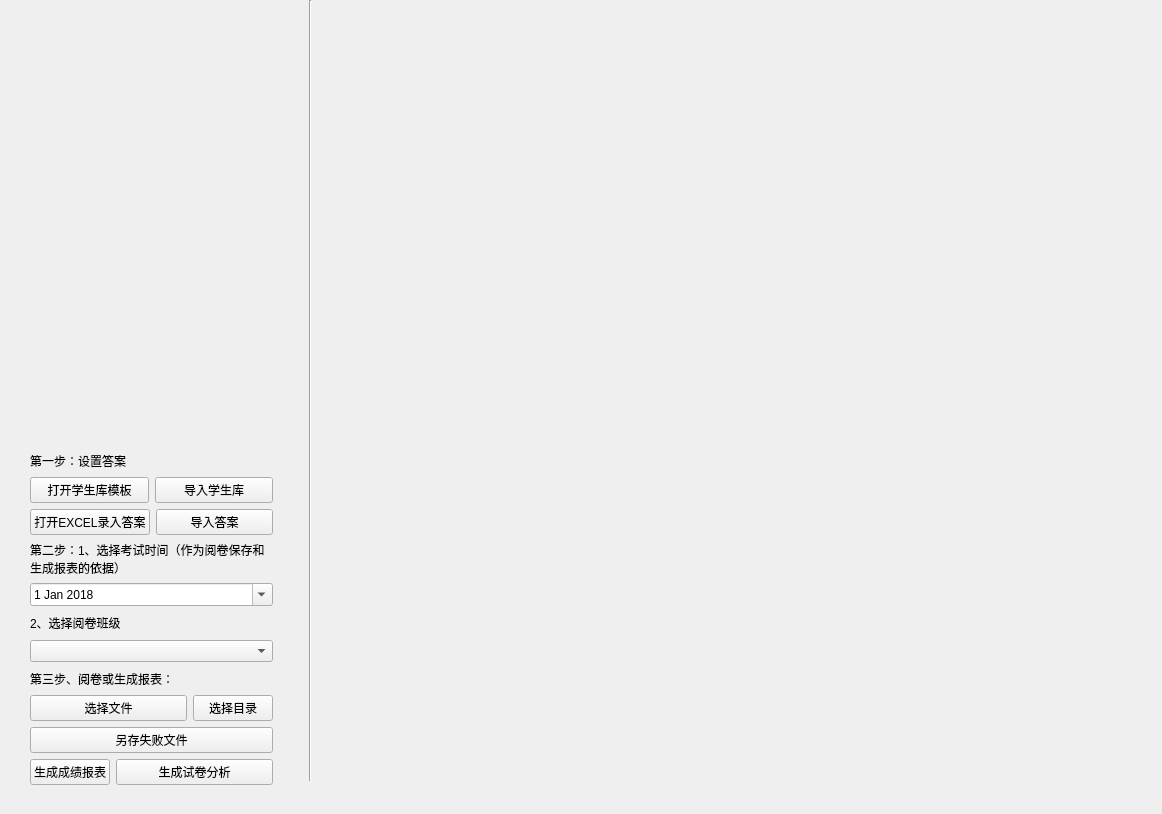
<?xml version="1.0" encoding="UTF-8"?>
<ui version="4.0">
 <class>MainWindow</class>
 <widget class="QMainWindow" name="MainWindow">
  <property name="geometry">
   <rect>
    <x>0</x>
    <y>0</y>
    <width>1162</width>
    <height>814</height>
   </rect>
  </property>
  <property name="windowTitle">
   <string>图片阅卷</string>
  </property>
  <widget class="QWidget" name="centralWidget">
   <widget class="QLabel" name="label_4">
    <property name="geometry">
     <rect>
      <x>460</x>
      <y>560</y>
      <width>291</width>
      <height>17</height>
     </rect>
    </property>
    <property name="text">
     <string/>
    </property>
   </widget>
   <widget class="QWidget" name="layoutWidget">
    <property name="geometry">
     <rect>
      <x>30</x>
      <y>450</y>
      <width>243</width>
      <height>335</height>
     </rect>
    </property>
    <layout class="QGridLayout" name="gridLayout">
     <item row="0" column="0" colspan="3">
      <widget class="QLabel" name="label_3">
       <property name="text">
        <string>第一步：设置答案</string>
       </property>
      </widget>
     </item>
     <item row="1" column="0" colspan="3">
      <layout class="QHBoxLayout" name="horizontalLayout">
       <item>
        <widget class="QPushButton" name="pushButton_8">
         <property name="text">
          <string>打开学生库模板</string>
         </property>
        </widget>
       </item>
       <item>
        <widget class="QPushButton" name="pushButton">
         <property name="text">
          <string>导入学生库</string>
         </property>
        </widget>
       </item>
      </layout>
     </item>
     <item row="2" column="0" colspan="3">
      <layout class="QHBoxLayout" name="horizontalLayout_2">
       <item>
        <widget class="QPushButton" name="pushButton_1">
         <property name="text">
          <string>打开EXCEL录入答案</string>
         </property>
        </widget>
       </item>
       <item>
        <widget class="QPushButton" name="pushButton_2">
         <property name="text">
          <string>导入答案</string>
         </property>
        </widget>
       </item>
      </layout>
     </item>
     <item row="3" column="0" colspan="3">
      <widget class="QLabel" name="label">
       <property name="layoutDirection">
        <enum>Qt::LeftToRight</enum>
       </property>
       <property name="autoFillBackground">
        <bool>false</bool>
       </property>
       <property name="lineWidth">
        <number>3</number>
       </property>
       <property name="text">
        <string>第二步：1、选择考试时间（作为阅卷保存和生成报表的依据）</string>
       </property>
       <property name="textFormat">
        <enum>Qt::PlainText</enum>
       </property>
       <property name="scaledContents">
        <bool>false</bool>
       </property>
       <property name="wordWrap">
        <bool>true</bool>
       </property>
      </widget>
     </item>
     <item row="4" column="0" colspan="3">
      <widget class="QDateEdit" name="dateEdit">
       <property name="showGroupSeparator" stdset="0">
        <bool>false</bool>
       </property>
       <property name="dateTime">
        <datetime>
         <hour>0</hour>
         <minute>0</minute>
         <second>0</second>
         <year>2018</year>
         <month>1</month>
         <day>1</day>
        </datetime>
       </property>
       <property name="calendarPopup">
        <bool>true</bool>
       </property>
      </widget>
     </item>
     <item row="5" column="0" colspan="3">
      <widget class="QLabel" name="label_5">
       <property name="layoutDirection">
        <enum>Qt::LeftToRight</enum>
       </property>
       <property name="autoFillBackground">
        <bool>false</bool>
       </property>
       <property name="lineWidth">
        <number>3</number>
       </property>
       <property name="text">
        <string>2、选择阅卷班级</string>
       </property>
       <property name="textFormat">
        <enum>Qt::PlainText</enum>
       </property>
       <property name="scaledContents">
        <bool>false</bool>
       </property>
       <property name="wordWrap">
        <bool>true</bool>
       </property>
      </widget>
     </item>
     <item row="6" column="0" colspan="3">
      <widget class="QComboBox" name="comboBox_2"/>
     </item>
     <item row="7" column="0" colspan="3">
      <widget class="QLabel" name="label_6">
       <property name="layoutDirection">
        <enum>Qt::LeftToRight</enum>
       </property>
       <property name="autoFillBackground">
        <bool>false</bool>
       </property>
       <property name="lineWidth">
        <number>3</number>
       </property>
       <property name="text">
        <string>第三步、阅卷或生成报表：</string>
       </property>
       <property name="textFormat">
        <enum>Qt::PlainText</enum>
       </property>
       <property name="scaledContents">
        <bool>false</bool>
       </property>
       <property name="wordWrap">
        <bool>true</bool>
       </property>
      </widget>
     </item>
     <item row="8" column="0" colspan="2">
      <widget class="QPushButton" name="pushButton_3">
       <property name="text">
        <string>选择文件</string>
       </property>
      </widget>
     </item>
     <item row="8" column="2">
      <widget class="QPushButton" name="pushButton_4">
       <property name="text">
        <string>选择目录</string>
       </property>
      </widget>
     </item>
     <item row="9" column="0" colspan="3">
      <widget class="QPushButton" name="pushButton_7">
       <property name="text">
        <string>另存失败文件</string>
       </property>
      </widget>
     </item>
     <item row="10" column="0">
      <widget class="QPushButton" name="pushButton_5">
       <property name="text">
        <string>生成成绩报表</string>
       </property>
      </widget>
     </item>
     <item row="10" column="1" colspan="2">
      <widget class="QPushButton" name="pushButton_6">
       <property name="text">
        <string>生成试卷分析</string>
       </property>
      </widget>
     </item>
    </layout>
   </widget>
   <widget class="Line" name="line">
    <property name="geometry">
     <rect>
      <x>300</x>
      <y>0</y>
      <width>20</width>
      <height>781</height>
     </rect>
    </property>
    <property name="sizePolicy">
     <sizepolicy hsizetype="Maximum" vsizetype="Maximum">
      <horstretch>0</horstretch>
      <verstretch>0</verstretch>
     </sizepolicy>
    </property>
    <property name="orientation">
     <enum>Qt::Vertical</enum>
    </property>
   </widget>
   <zorder>layoutWidget</zorder>
   <zorder>label_4</zorder>
   <zorder>line</zorder>
  </widget>
 </widget>
 <resources/>
 <connections/>
</ui>
